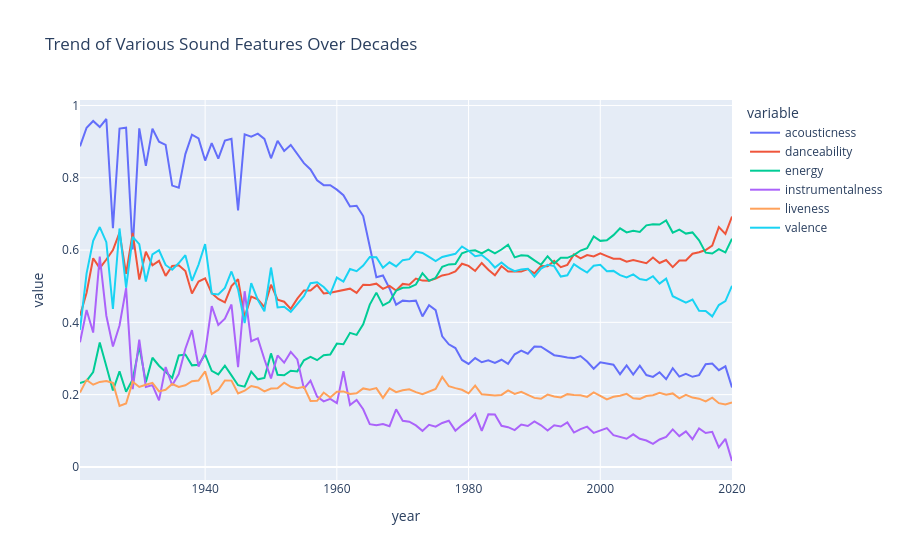
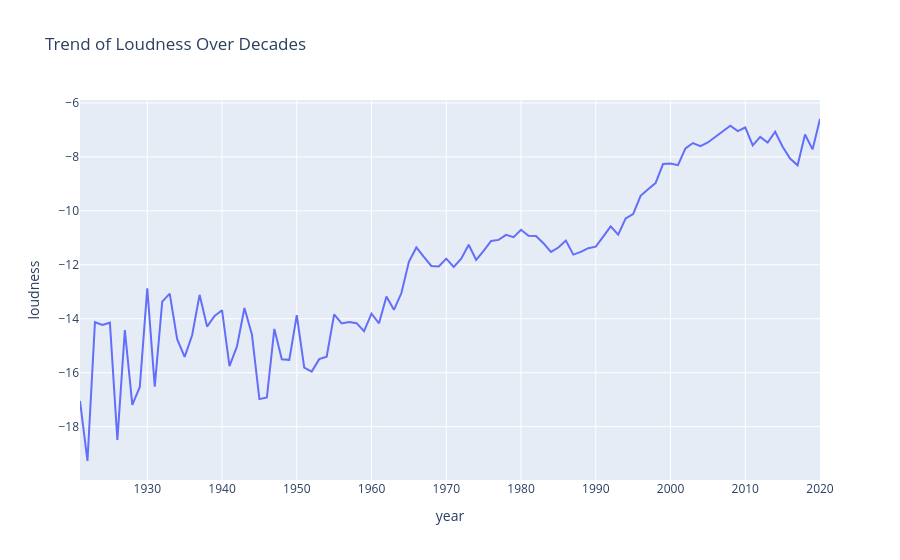
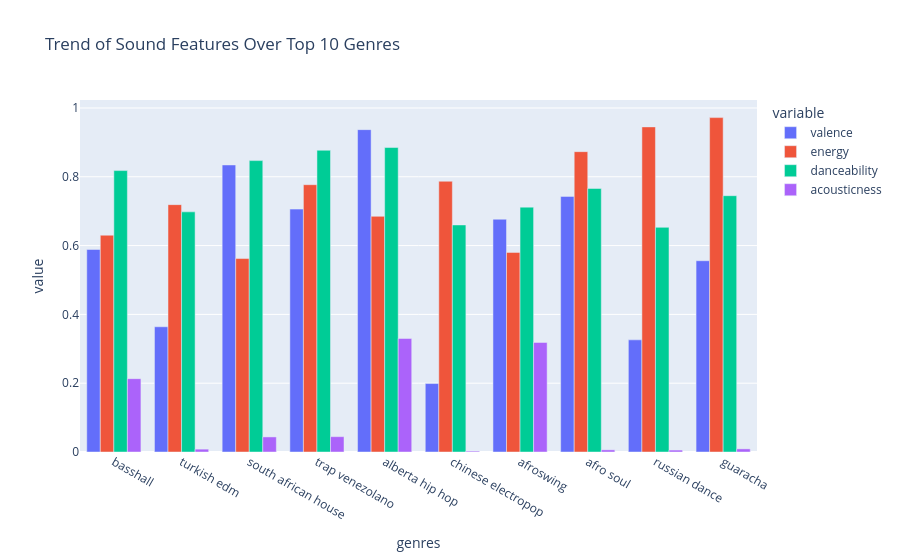
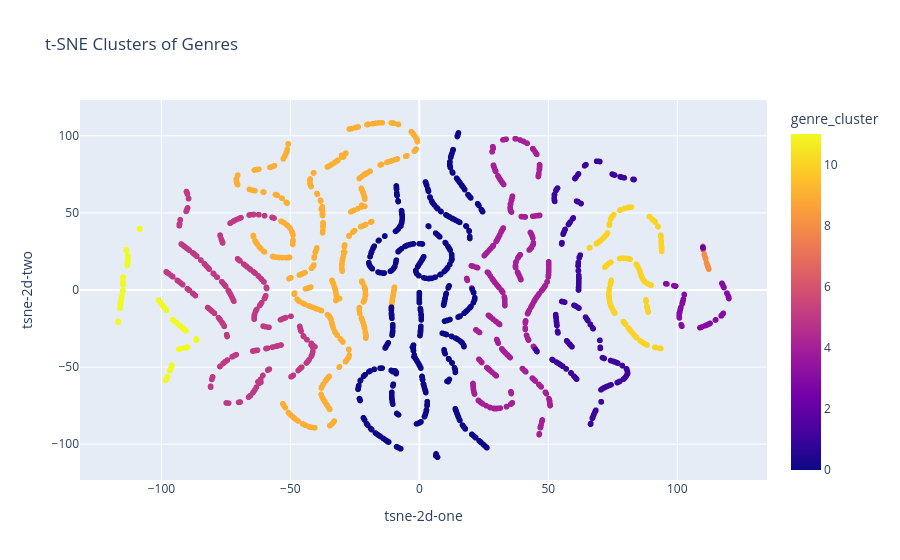

Write notebook code for charts like these, in order.
### Code cell
%matplotlib inline
import pandas as pd
import seaborn as sns
import matplotlib.pyplot as plt
import plotly.express as px
from wordcloud import WordCloud, STOPWORDS
from sklearn.cluster import KMeans
from sklearn.manifold import TSNE
from sklearn.decomposition import PCA
from sklearn.preprocessing import StandardScaler
import numpy as np
from collections import defaultdict
import spotipy
from spotipy.oauth2 import SpotifyClientCredentials
import os
import warnings
warnings.filterwarnings('ignore')

data = pd.read_csv("data.csv")
genre_data = pd.read_csv("data_by_genres.csv")
year_data = pd.read_csv("data_by_year.csv")
artist_data = pd.read_csv("data_by_artist.csv")

print(data.head(2))
print(genre_data.head(2))
print(year_data.head(2))
print(artist_data.head(2))

# Info
print(data.info())
print(genre_data.info())

# Create decade column
data['release_date'] = pd.to_datetime(data['release_date'], errors='coerce')
data['year'] = data['release_date'].dt.year
data['decade'] = data['year'].apply(lambda x: str(x)[:3] + '0s' if pd.notnull(x) else None)

# Phase 2: Visualizations
sns.countplot(x='decade', data=data)
plt.title('Distribution of Tracks Across Decades')
plt.xticks(rotation=45)
plt.show()

sound_features = ['acousticness', 'danceability', 'energy', 'instrumentalness', 'liveness', 'valence']
fig1 = px.line(year_data, x='year', y=sound_features, title='Trend of Various Sound Features Over Decades')
fig1.show()

fig2 = px.line(year_data, x='year', y='loudness', title='Trend of Loudness Over Decades')
fig2.show()

# Top 10 genres by popularity
top10_genres = genre_data.sort_values('popularity', ascending=False).head(10)
fig3 = px.bar(top10_genres, x='genres', y=['valence', 'energy', 'danceability', 'acousticness'],
              barmode='group', title='Trend of Sound Features Over Top 10 Genres')
fig3.show()

# WordCloud for genres
comment_words = ' '.join(genre_data['genres'].dropna())
stopwords = set(STOPWORDS)
wordcloud = WordCloud(width=800, height=800, background_color='white', stopwords=stopwords,
                      max_words=40, min_font_size=10).generate(comment_words)
plt.figure(figsize=(8, 8))
plt.imshow(wordcloud)
plt.axis("off")
plt.title("Word Cloud of Genres")
plt.show()

# WordCloud for artists
comment_words = ' '.join(artist_data['artists'].dropna())
wordcloud = WordCloud(width=800, height=800, background_color='white', stopwords=stopwords,
                      max_words=40, min_font_size=10).generate(comment_words)
plt.figure(figsize=(8, 8))
plt.imshow(wordcloud)
plt.axis("off")
plt.title("Word Cloud of Artists")
plt.show()

# Top 10 artists by count
top10_artists = data['artists'].value_counts().reset_index()
top10_artists.columns = ['artists', 'count']
print(top10_artists.head(10))

# Phase 3: Clustering
# Clustering on genre_data
kmeans_genre = KMeans(n_clusters=12, random_state=42)
genre_features = genre_data.select_dtypes(include=[np.number])
genre_data['genre_cluster'] = kmeans_genre.fit_predict(genre_features)

# t-SNE for genre visualization
tsne = TSNE(n_components=2, perplexity=5, random_state=42)
tsne_results = tsne.fit_transform(genre_features)
genre_data['tsne-2d-one'] = tsne_results[:, 0]
genre_data['tsne-2d-two'] = tsne_results[:, 1]
fig4 = px.scatter(genre_data, x='tsne-2d-one', y='tsne-2d-two', color='genre_cluster',
                 hover_data=['genres'], title='t-SNE Clusters of Genres')
fig4.show()

# Fit a K-means clustering model on the song data using 25 clusters
song_features = data.select_dtypes(include=[np.number]).dropna()
kmeans_song = KMeans(n_clusters=25, random_state=42)
cluster_labels = kmeans_song.fit_predict(song_features)

# Safely assign cluster labels only to the rows that were used for clustering
data['song_cluster'] = np.nan  # Initialize column
data.loc[song_features.index, 'song_cluster'] = cluster_labels


# PCA for song visualization
pca = PCA(n_components=2)
song_pca = pca.fit_transform(song_features)

# Assign PCA results only to the subset used for PCA
data['pca-one'] = np.nan
data['pca-two'] = np.nan
data.loc[song_features.index, 'pca-one'] = song_pca[:, 0]
data.loc[song_features.index, 'pca-two'] = song_pca[:, 1]

# Plot
fig5 = px.scatter(
    data.loc[song_features.index],  # only the subset with PCA
    x='pca-one',
    y='pca-two',
    color='song_cluster',
    hover_data=['name'],
    title='PCA Clusters of Songs'
)
fig5.show()

# Phase 4: Recommendation System
client_id = '55e14d4aa5964858abd260d7d6a60cde'
client_secret = '71323275bf5349088a7e156154687b0c'

sp = spotipy.Spotify(auth_manager=SpotifyClientCredentials(
    client_id=client_id,
    client_secret=client_secret
))


def find_song(name, year):
    result = sp.search(q=f"track:{name} year:{year}", limit=1)
    tracks = result['tracks']['items']
    if tracks:
        return tracks[0]
    return None


def get_song_data(song, dataset):
   
    results = dataset[
        (dataset['name'].str.lower() == song['name'].lower()) &
        (dataset['year'] == song['year'])
    ]
    
    if not results.empty:
        return results.iloc[0]
    else:
       
        try:
            return find_song(song['name'], song['year'])
        except Exception as e:
            print(f"Failed to find song '{song['name']}' ({song['year']}): {e}")
            return None



def get_mean_vector(song_list, dataset):
    song_vectors = []
    required_columns = ['danceability', 'energy', 'loudness', 'tempo']  # Define required columns explicitly

    for song in song_list:
        song_data = get_song_data(song, dataset)
        if song_data is None:
            continue
        
        missing_columns = [col for col in required_columns if col not in song_data]
        if missing_columns:
            print(f"Missing columns in song data for {song['name']}: {missing_columns}, skipping.")
            continue
       
        song_vector = [song_data[col] for col in required_columns]
        song_vectors.append(song_vector)
    
    if song_vectors:
        mean_vector = np.mean(song_vectors, axis=0)
    else:
        print("No valid song vectors found, returning a zero vector.")
        mean_vector = np.zeros(len(required_columns)) 
    
    if np.isnan(mean_vector).any():
        print("Warning: mean_vector contains NaN values. Skipping this song.")
        return np.zeros_like(mean_vector) 
    
    return mean_vector

def flatten_dict_list(dict_list):
    flattened_dict = defaultdict(list)
    for dictionary in dict_list:
        for key, value in dictionary.items():
            flattened_dict[key].append(value)
    return flattened_dict

def recommend_songs(song_list, dataset, n_songs=10):
    required_columns = ['danceability', 'energy', 'loudness', 'tempo']  # Example columns for scaling

    if not all(col in dataset.columns for col in required_columns):
        print(f"Missing some columns in dataset, skipping scaling.")
        return []

    scaler = StandardScaler()
    song_features = dataset[required_columns]  
    scaled_data = scaler.fit_transform(song_features)

    song_center = get_mean_vector(song_list, dataset)

    scaled_center = scaler.transform([song_center]) 

    distances = np.linalg.norm(scaled_data - scaled_center, axis=1)
    indices = distances.argsort()[:n_songs]

    recommended_songs = dataset.iloc[indices]
    return recommended_songs




# Test the recommender
example_songs = [
    {'name': 'Shape of You', 'year': 2017},
    {'name': 'Blinding Lights', 'year': 2019}
]

recommended = recommend_songs(example_songs, data)
print(recommended)

### Figure 1 — Plotly figure (JSON) as saved in the notebook; plotly's stock layout.template omitted (floating-point values rounded to 4 significant figures)
{"data": [{"hovertemplate": "variable=acousticness<br>year=%{x}<br>value=%{y}<extra></extra>", "legendgroup": "acousticness", "line": {"color": "#636efa", "dash": "solid"}, "marker": {"symbol": "circle"}, "mode": "lines", "name": "acousticness", "orientation": "v", "showlegend": true, "type": "scatter", "x": [1921, 1922, 1923, 1924, 1925, 1926, 1927, 1928, 1929, 1930, 1931, 1932, 1933, 1934, 1935, 1936, 1937, 1938, 1939, 1940, 1941, 1942, 1943, 1944, 1945, 1946, 1947, 1948, 1949, 1950, 1951, 1952, 1953, 1954, 1955, 1956, 1957, 1958, 1959, 1960, 1961, 1962, 1963, 1964, 1965, 1966, 1967, 1968, 1969, 1970, 1971, 1972, 1973, 1974, 1975, 1976, 1977, 1978, 1979, 1980, 1981, 1982, 1983, 1984, 1985, 1986, 1987, 1988, 1989, 1990, 1991, 1992, 1993, 1994, 1995, 1996, 1997, 1998, 1999, 2000, 2001, 2002, 2003, 2004, 2005, 2006, 2007, 2008, 2009, 2010, 2011, 2012, 2013, 2014, 2015, 2016, 2017, 2018, 2019, 2020], "xaxis": "x", "y": [0.8869, 0.9386, 0.9572, 0.9402, 0.9626, 0.6608, 0.9362, 0.9386, 0.6014, 0.9367, 0.833, 0.9358, 0.8999, 0.8911, 0.7784, 0.7723, 0.8654, 0.9193, 0.9087, 0.8476, 0.8957, 0.8529, 0.9028, 0.9077, 0.7097, 0.9199, 0.914, 0.9222, 0.9075, 0.8539, 0.9023, 0.8743, 0.8909, 0.865, 0.8406, 0.8231, 0.7928, 0.7796, 0.7794, 0.7672, 0.7519, 0.7206, 0.7227, 0.6941, 0.6099, 0.5248, 0.5296, 0.4938, 0.4488, 0.4601, 0.4583, 0.46, 0.4165, 0.4472, 0.4338, 0.3615, 0.3393, 0.329, 0.2959, 0.285, 0.3012, 0.2896, 0.2948, 0.2877, 0.2966, 0.2851, 0.3117, 0.322, 0.3134, 0.3329, 0.3328, 0.3208, 0.3091, 0.3062, 0.3025, 0.301, 0.3067, 0.2915, 0.2716, 0.2893, 0.2868, 0.2826, 0.2565, 0.2806, 0.2558, 0.28, 0.2541, 0.2492, 0.2619, 0.2427, 0.2732, 0.25, 0.2575, 0.2493, 0.254, 0.2842, 0.2861, 0.2676, 0.2783, 0.2199], "yaxis": "y"}, {"hovertemplate": "variable=danceability<br>year=%{x}<br>value=%{y}<extra></extra>", "legendgroup": "danceability", "line": {"color": "#EF553B", "dash": "solid"}, "marker": {"symbol": "circle"}, "mode": "lines", "name": "danceability", "orientation": "v", "showlegend": true, "type": "scatter", "x": [1921, 1922, 1923, 1924, 1925, 1926, 1927, 1928, 1929, 1930, 1931, 1932, 1933, 1934, 1935, 1936, 1937, 1938, 1939, 1940, 1941, 1942, 1943, 1944, 1945, 1946, 1947, 1948, 1949, 1950, 1951, 1952, 1953, 1954, 1955, 1956, 1957, 1958, 1959, 1960, 1961, 1962, 1963, 1964, 1965, 1966, 1967, 1968, 1969, 1970, 1971, 1972, 1973, 1974, 1975, 1976, 1977, 1978, 1979, 1980, 1981, 1982, 1983, 1984, 1985, 1986, 1987, 1988, 1989, 1990, 1991, 1992, 1993, 1994, 1995, 1996, 1997, 1998, 1999, 2000, 2001, 2002, 2003, 2004, 2005, 2006, 2007, 2008, 2009, 2010, 2011, 2012, 2013, 2014, 2015, 2016, 2017, 2018, 2019, 2020], "xaxis": "x", "y": [0.4186, 0.482, 0.5773, 0.5499, 0.5739, 0.5999, 0.6483, 0.5343, 0.6477, 0.5182, 0.5952, 0.5578, 0.5703, 0.5287, 0.5559, 0.558, 0.5422, 0.48, 0.5127, 0.5219, 0.4805, 0.4646, 0.4551, 0.5002, 0.5191, 0.4144, 0.4713, 0.4634, 0.4422, 0.5043, 0.4625, 0.457, 0.4374, 0.4656, 0.4881, 0.4878, 0.5035, 0.48, 0.4821, 0.486, 0.4892, 0.4932, 0.4816, 0.5042, 0.5035, 0.507, 0.4927, 0.501, 0.4881, 0.5063, 0.5043, 0.521, 0.5154, 0.5153, 0.521, 0.5298, 0.5333, 0.5408, 0.562, 0.5562, 0.5422, 0.5643, 0.5456, 0.5303, 0.5556, 0.5409, 0.541, 0.5405, 0.5472, 0.5353, 0.5558, 0.5551, 0.5699, 0.5528, 0.559, 0.5878, 0.5768, 0.5862, 0.5822, 0.5909, 0.5833, 0.5762, 0.5758, 0.5677, 0.5723, 0.5682, 0.5634, 0.5792, 0.5642, 0.5725, 0.5529, 0.5709, 0.5711, 0.5899, 0.5938, 0.6002, 0.6122, 0.6635, 0.6448, 0.6929], "yaxis": "y"}, {"hovertemplate": "variable=energy<br>year=%{x}<br>value=%{y}<extra></extra>", "legendgroup": "energy", "line": {"color": "#00cc96", "dash": "solid"}, "marker": {"symbol": "circle"}, "mode": "lines", "name": "energy", "orientation": "v", "showlegend": true, "type": "scatter", "x": [1921, 1922, 1923, 1924, 1925, 1926, 1927, 1928, 1929, 1930, 1931, 1932, 1933, 1934, 1935, 1936, 1937, 1938, 1939, 1940, 1941, 1942, 1943, 1944, 1945, 1946, 1947, 1948, 1949, 1950, 1951, 1952, 1953, 1954, 1955, 1956, 1957, 1958, 1959, 1960, 1961, 1962, 1963, 1964, 1965, 1966, 1967, 1968, 1969, 1970, 1971, 1972, 1973, 1974, 1975, 1976, 1977, 1978, 1979, 1980, 1981, 1982, 1983, 1984, 1985, 1986, 1987, 1988, 1989, 1990, 1991, 1992, 1993, 1994, 1995, 1996, 1997, 1998, 1999, 2000, 2001, 2002, 2003, 2004, 2005, 2006, 2007, 2008, 2009, 2010, 2011, 2012, 2013, 2014, 2015, 2016, 2017, 2018, 2019, 2020], "xaxis": "x", "y": [0.2318, 0.2378, 0.2624, 0.3443, 0.2786, 0.2115, 0.2643, 0.2079, 0.2418, 0.3335, 0.2345, 0.3021, 0.2799, 0.2621, 0.2464, 0.3084, 0.311, 0.281, 0.2827, 0.3109, 0.2656, 0.2561, 0.28, 0.2534, 0.226, 0.2222, 0.2636, 0.2425, 0.2461, 0.3141, 0.2547, 0.2536, 0.2662, 0.2643, 0.2951, 0.3048, 0.2953, 0.3088, 0.311, 0.3411, 0.3395, 0.371, 0.3654, 0.3944, 0.449, 0.4822, 0.4468, 0.457, 0.4876, 0.4956, 0.4964, 0.5045, 0.5361, 0.5147, 0.5232, 0.5538, 0.5603, 0.5614, 0.591, 0.5978, 0.5994, 0.5909, 0.6014, 0.5911, 0.6015, 0.615, 0.5798, 0.5857, 0.584, 0.5716, 0.5594, 0.5829, 0.5626, 0.5788, 0.5786, 0.5861, 0.5987, 0.6052, 0.6375, 0.6254, 0.627, 0.6413, 0.6602, 0.6489, 0.6532, 0.6503, 0.6683, 0.6715, 0.6707, 0.6818, 0.6483, 0.6566, 0.6456, 0.6488, 0.6271, 0.5929, 0.5904, 0.6024, 0.5932, 0.6312], "yaxis": "y"}, {"hovertemplate": "variable=instrumentalness<br>year=%{x}<br>value=%{y}<extra></extra>", "legendgroup": "instrumentalness", "line": {"color": "#ab63fa", "dash": "solid"}, "marker": {"symbol": "circle"}, "mode": "lines", "name": "instrumentalness", "orientation": "v", "showlegend": true, "type": "scatter", "x": [1921, 1922, 1923, 1924, 1925, 1926, 1927, 1928, 1929, 1930, 1931, 1932, 1933, 1934, 1935, 1936, 1937, 1938, 1939, 1940, 1941, 1942, 1943, 1944, 1945, 1946, 1947, 1948, 1949, 1950, 1951, 1952, 1953, 1954, 1955, 1956, 1957, 1958, 1959, 1960, 1961, 1962, 1963, 1964, 1965, 1966, 1967, 1968, 1969, 1970, 1971, 1972, 1973, 1974, 1975, 1976, 1977, 1978, 1979, 1980, 1981, 1982, 1983, 1984, 1985, 1986, 1987, 1988, 1989, 1990, 1991, 1992, 1993, 1994, 1995, 1996, 1997, 1998, 1999, 2000, 2001, 2002, 2003, 2004, 2005, 2006, 2007, 2008, 2009, 2010, 2011, 2012, 2013, 2014, 2015, 2016, 2017, 2018, 2019, 2020], "xaxis": "x", "y": [0.3449, 0.4342, 0.3717, 0.5817, 0.4183, 0.3331, 0.3913, 0.4948, 0.2152, 0.3522, 0.2214, 0.2264, 0.1839, 0.2764, 0.2259, 0.2571, 0.3271, 0.3784, 0.2777, 0.3168, 0.445, 0.3929, 0.4099, 0.4493, 0.2759, 0.4861, 0.3476, 0.3555, 0.2978, 0.245, 0.3084, 0.2884, 0.3183, 0.2974, 0.2166, 0.2388, 0.1945, 0.1812, 0.1881, 0.1765, 0.2646, 0.1715, 0.1854, 0.1596, 0.1184, 0.1151, 0.1189, 0.1128, 0.1595, 0.1276, 0.125, 0.1149, 0.09968, 0.1164, 0.1113, 0.1216, 0.1277, 0.1004, 0.1158, 0.1288, 0.1468, 0.1, 0.1454, 0.1452, 0.1137, 0.1099, 0.102, 0.1172, 0.1132, 0.1258, 0.1151, 0.1007, 0.1153, 0.1119, 0.1233, 0.09505, 0.1047, 0.1113, 0.09407, 0.1012, 0.1072, 0.08805, 0.08305, 0.07793, 0.09019, 0.0777, 0.07296, 0.06366, 0.07587, 0.08298, 0.1038, 0.08521, 0.09837, 0.07657, 0.1068, 0.09398, 0.09709, 0.05422, 0.07764, 0.01638], "yaxis": "y"}, {"hovertemplate": "variable=liveness<br>year=%{x}<br>value=%{y}<extra></extra>", "legendgroup": "liveness", "line": {"color": "#FFA15A", "dash": "solid"}, "marker": {"symbol": "circle"}, "mode": "lines", "name": "liveness", "orientation": "v", "showlegend": true, "type": "scatter", "x": [1921, 1922, 1923, 1924, 1925, 1926, 1927, 1928, 1929, 1930, 1931, 1932, 1933, 1934, 1935, 1936, 1937, 1938, 1939, 1940, 1941, 1942, 1943, 1944, 1945, 1946, 1947, 1948, 1949, 1950, 1951, 1952, 1953, 1954, 1955, 1956, 1957, 1958, 1959, 1960, 1961, 1962, 1963, 1964, 1965, 1966, 1967, 1968, 1969, 1970, 1971, 1972, 1973, 1974, 1975, 1976, 1977, 1978, 1979, 1980, 1981, 1982, 1983, 1984, 1985, 1986, 1987, 1988, 1989, 1990, 1991, 1992, 1993, 1994, 1995, 1996, 1997, 1998, 1999, 2000, 2001, 2002, 2003, 2004, 2005, 2006, 2007, 2008, 2009, 2010, 2011, 2012, 2013, 2014, 2015, 2016, 2017, 2018, 2019, 2020], "xaxis": "x", "y": [0.2057, 0.2407, 0.2275, 0.2352, 0.2377, 0.2324, 0.1685, 0.1753, 0.236, 0.2213, 0.2274, 0.2325, 0.2091, 0.2135, 0.2293, 0.2214, 0.226, 0.2371, 0.2391, 0.2643, 0.2018, 0.2129, 0.2392, 0.2388, 0.203, 0.2108, 0.2238, 0.2197, 0.2089, 0.217, 0.2178, 0.233, 0.2217, 0.2178, 0.2214, 0.1823, 0.1827, 0.2058, 0.1918, 0.2079, 0.2089, 0.2019, 0.2037, 0.2172, 0.2138, 0.2181, 0.1909, 0.2174, 0.207, 0.2123, 0.2149, 0.207, 0.2014, 0.2093, 0.2154, 0.249, 0.2232, 0.2181, 0.2134, 0.2038, 0.2251, 0.201, 0.1989, 0.1977, 0.1992, 0.2119, 0.202, 0.2077, 0.1991, 0.191, 0.1886, 0.2002, 0.1949, 0.1922, 0.2014, 0.1987, 0.1985, 0.1937, 0.2063, 0.1977, 0.187, 0.1939, 0.197, 0.2022, 0.1901, 0.1883, 0.1961, 0.1984, 0.2053, 0.1997, 0.2033, 0.1897, 0.1996, 0.1918, 0.1889, 0.1812, 0.1917, 0.1763, 0.1726, 0.1785], "yaxis": "y"}, {"hovertemplate": "variable=valence<br>year=%{x}<br>value=%{y}<extra></extra>", "legendgroup": "valence", "line": {"color": "#19d3f3", "dash": "solid"}, "marker": {"symbol": "circle"}, "mode": "lines", "name": "valence", "orientation": "v", "showlegend": true, "type": "scatter", "x": [1921, 1922, 1923, 1924, 1925, 1926, 1927, 1928, 1929, 1930, 1931, 1932, 1933, 1934, 1935, 1936, 1937, 1938, 1939, 1940, 1941, 1942, 1943, 1944, 1945, 1946, 1947, 1948, 1949, 1950, 1951, 1952, 1953, 1954, 1955, 1956, 1957, 1958, 1959, 1960, 1961, 1962, 1963, 1964, 1965, 1966, 1967, 1968, 1969, 1970, 1971, 1972, 1973, 1974, 1975, 1976, 1977, 1978, 1979, 1980, 1981, 1982, 1983, 1984, 1985, 1986, 1987, 1988, 1989, 1990, 1991, 1992, 1993, 1994, 1995, 1996, 1997, 1998, 1999, 2000, 2001, 2002, 2003, 2004, 2005, 2006, 2007, 2008, 2009, 2010, 2011, 2012, 2013, 2014, 2015, 2016, 2017, 2018, 2019, 2020], "xaxis": "x", "y": [0.3793, 0.5355, 0.6255, 0.6637, 0.6219, 0.4369, 0.6597, 0.4957, 0.6365, 0.6162, 0.5131, 0.5882, 0.5994, 0.5588, 0.5456, 0.5641, 0.5858, 0.5149, 0.5599, 0.6167, 0.4795, 0.4774, 0.4955, 0.5407, 0.4914, 0.3983, 0.5082, 0.4621, 0.4304, 0.5516, 0.4413, 0.4431, 0.4291, 0.4523, 0.4724, 0.5084, 0.511, 0.4977, 0.4784, 0.5239, 0.5129, 0.5478, 0.5415, 0.5573, 0.581, 0.5801, 0.5508, 0.566, 0.5547, 0.5721, 0.5749, 0.5957, 0.5921, 0.5813, 0.5694, 0.5807, 0.5852, 0.5895, 0.61, 0.5981, 0.583, 0.5864, 0.5721, 0.5516, 0.5656, 0.5509, 0.5415, 0.5465, 0.5483, 0.5265, 0.5487, 0.5591, 0.5556, 0.5266, 0.5302, 0.5609, 0.5486, 0.5377, 0.5565, 0.5595, 0.5415, 0.5424, 0.5305, 0.5245, 0.5325, 0.52, 0.5168, 0.5275, 0.5072, 0.5209, 0.4725, 0.4627, 0.4547, 0.463, 0.4321, 0.4315, 0.4165, 0.4479, 0.4588, 0.501], "yaxis": "y"}], "layout": {"legend": {"title": {"text": "variable"}, "tracegroupgap": 0}, "title": {"text": "Trend of Various Sound Features Over Decades"}, "xaxis": {"anchor": "y", "domain": [0, 1], "title": {"text": "year"}}, "yaxis": {"anchor": "x", "domain": [0, 1], "title": {"text": "value"}}}}

### Figure 2 — Plotly figure (JSON) as saved in the notebook; plotly's stock layout.template omitted (floating-point values rounded to 4 significant figures)
{"data": [{"hovertemplate": "year=%{x}<br>loudness=%{y}<extra></extra>", "legendgroup": "", "line": {"color": "#636efa", "dash": "solid"}, "marker": {"symbol": "circle"}, "mode": "lines", "name": "", "orientation": "v", "showlegend": false, "type": "scatter", "x": [1921, 1922, 1923, 1924, 1925, 1926, 1927, 1928, 1929, 1930, 1931, 1932, 1933, 1934, 1935, 1936, 1937, 1938, 1939, 1940, 1941, 1942, 1943, 1944, 1945, 1946, 1947, 1948, 1949, 1950, 1951, 1952, 1953, 1954, 1955, 1956, 1957, 1958, 1959, 1960, 1961, 1962, 1963, 1964, 1965, 1966, 1967, 1968, 1969, 1970, 1971, 1972, 1973, 1974, 1975, 1976, 1977, 1978, 1979, 1980, 1981, 1982, 1983, 1984, 1985, 1986, 1987, 1988, 1989, 1990, 1991, 1992, 1993, 1994, 1995, 1996, 1997, 1998, 1999, 2000, 2001, 2002, 2003, 2004, 2005, 2006, 2007, 2008, 2009, 2010, 2011, 2012, 2013, 2014, 2015, 2016, 2017, 2018, 2019, 2020], "xaxis": "x", "y": [-17.05, -19.28, -14.13, -14.23, -14.15, -18.49, -14.42, -17.19, -16.53, -12.87, -16.52, -13.36, -13.07, -14.76, -15.41, -14.61, -13.12, -14.29, -13.9, -13.68, -15.76, -15.03, -13.6, -14.58, -16.98, -16.92, -14.38, -15.51, -15.53, -13.86, -15.81, -15.96, -15.5, -15.41, -13.84, -14.18, -14.12, -14.17, -14.46, -13.81, -14.17, -13.18, -13.67, -13.05, -11.89, -11.36, -11.71, -12.04, -12.06, -11.77, -12.08, -11.77, -11.26, -11.82, -11.49, -11.11, -11.08, -10.89, -10.98, -10.7, -10.92, -10.93, -11.2, -11.52, -11.36, -11.1, -11.62, -11.52, -11.38, -11.33, -10.96, -10.58, -10.88, -10.28, -10.12, -9.444, -9.201, -8.971, -8.266, -8.248, -8.305, -7.687, -7.486, -7.602, -7.466, -7.266, -7.045, -6.844, -7.046, -6.91, -7.575, -7.261, -7.472, -7.067, -7.626, -8.061, -8.313, -7.169, -7.722, -6.595], "yaxis": "y"}], "layout": {"legend": {"tracegroupgap": 0}, "title": {"text": "Trend of Loudness Over Decades"}, "xaxis": {"anchor": "y", "domain": [0, 1], "title": {"text": "year"}}, "yaxis": {"anchor": "x", "domain": [0, 1], "title": {"text": "loudness"}}}}

### Figure 3 — Plotly figure (JSON) as saved in the notebook; plotly's stock layout.template omitted (floating-point values rounded to 4 significant figures)
{"data": [{"alignmentgroup": "True", "hovertemplate": "variable=valence<br>genres=%{x}<br>value=%{y}<extra></extra>", "legendgroup": "valence", "marker": {"color": "#636efa", "pattern": {"shape": ""}}, "name": "valence", "offsetgroup": "valence", "orientation": "v", "showlegend": true, "textposition": "auto", "type": "bar", "x": ["basshall", "turkish edm", "south african house", "trap venezolano", "alberta hip hop", "chinese electropop", "afroswing", "afro soul", "russian dance", "guaracha"], "xaxis": "x", "y": [0.5887, 0.364, 0.8343, 0.706, 0.937, 0.199, 0.6766, 0.743, 0.326, 0.556], "yaxis": "y"}, {"alignmentgroup": "True", "hovertemplate": "variable=energy<br>genres=%{x}<br>value=%{y}<extra></extra>", "legendgroup": "energy", "marker": {"color": "#EF553B", "pattern": {"shape": ""}}, "name": "energy", "offsetgroup": "energy", "orientation": "v", "showlegend": true, "textposition": "auto", "type": "bar", "x": ["basshall", "turkish edm", "south african house", "trap venezolano", "alberta hip hop", "chinese electropop", "afroswing", "afro soul", "russian dance", "guaracha"], "xaxis": "x", "y": [0.6302, 0.719, 0.5623, 0.777, 0.685, 0.787, 0.5802, 0.873, 0.945, 0.972], "yaxis": "y"}, {"alignmentgroup": "True", "hovertemplate": "variable=danceability<br>genres=%{x}<br>value=%{y}<extra></extra>", "legendgroup": "danceability", "marker": {"color": "#00cc96", "pattern": {"shape": ""}}, "name": "danceability", "offsetgroup": "danceability", "orientation": "v", "showlegend": true, "textposition": "auto", "type": "bar", "x": ["basshall", "turkish edm", "south african house", "trap venezolano", "alberta hip hop", "chinese electropop", "afroswing", "afro soul", "russian dance", "guaracha"], "xaxis": "x", "y": [0.818, 0.698, 0.847, 0.877, 0.885, 0.66, 0.7117, 0.766, 0.653, 0.745], "yaxis": "y"}, {"alignmentgroup": "True", "hovertemplate": "variable=acousticness<br>genres=%{x}<br>value=%{y}<extra></extra>", "legendgroup": "acousticness", "marker": {"color": "#ab63fa", "pattern": {"shape": ""}}, "name": "acousticness", "offsetgroup": "acousticness", "orientation": "v", "showlegend": true, "textposition": "auto", "type": "bar", "x": ["basshall", "turkish edm", "south african house", "trap venezolano", "alberta hip hop", "chinese electropop", "afroswing", "afro soul", "russian dance", "guaracha"], "xaxis": "x", "y": [0.2132, 0.00829, 0.04383, 0.0446, 0.33, 0.00257, 0.3185, 0.00627, 0.00561, 0.00903], "yaxis": "y"}], "layout": {"barmode": "group", "legend": {"title": {"text": "variable"}, "tracegroupgap": 0}, "title": {"text": "Trend of Sound Features Over Top 10 Genres"}, "xaxis": {"anchor": "y", "domain": [0, 1], "title": {"text": "genres"}}, "yaxis": {"anchor": "x", "domain": [0, 1], "title": {"text": "value"}}}}

### Figure 4 — Plotly figure (JSON) as saved in the notebook; plotly's stock layout.template omitted (floating-point values rounded to 4 significant figures; data arrays with more than 128 entries replaced by an {"elided": "..."} marker saying what was removed)
{"data": [{"customdata": {"elided": "2973x1 str values"}, "hovertemplate": "tsne-2d-one=%{x}<br>tsne-2d-two=%{y}<br>genres=%{customdata[0]}<br>genre_cluster=%{marker.color}<extra></extra>", "legendgroup": "", "marker": {"color": {"elided": "2973 int values"}, "coloraxis": "coloraxis", "symbol": "circle"}, "mode": "markers", "name": "", "showlegend": false, "type": "scattergl", "x": {"elided": "2973 float values"}, "xaxis": "x", "y": {"elided": "2973 float values"}, "yaxis": "y"}], "layout": {"coloraxis": {"colorbar": {"title": {"text": "genre_cluster"}}, "colorscale": [[0, "#0d0887"], [0.1111, "#46039f"], [0.2222, "#7201a8"], [0.3333, "#9c179e"], [0.4444, "#bd3786"], [0.5556, "#d8576b"], [0.6667, "#ed7953"], [0.7778, "#fb9f3a"], [0.8889, "#fdca26"], [1, "#f0f921"]]}, "legend": {"tracegroupgap": 0}, "title": {"text": "t-SNE Clusters of Genres"}, "xaxis": {"anchor": "y", "domain": [0, 1], "title": {"text": "tsne-2d-one"}}, "yaxis": {"anchor": "x", "domain": [0, 1], "title": {"text": "tsne-2d-two"}}}}
